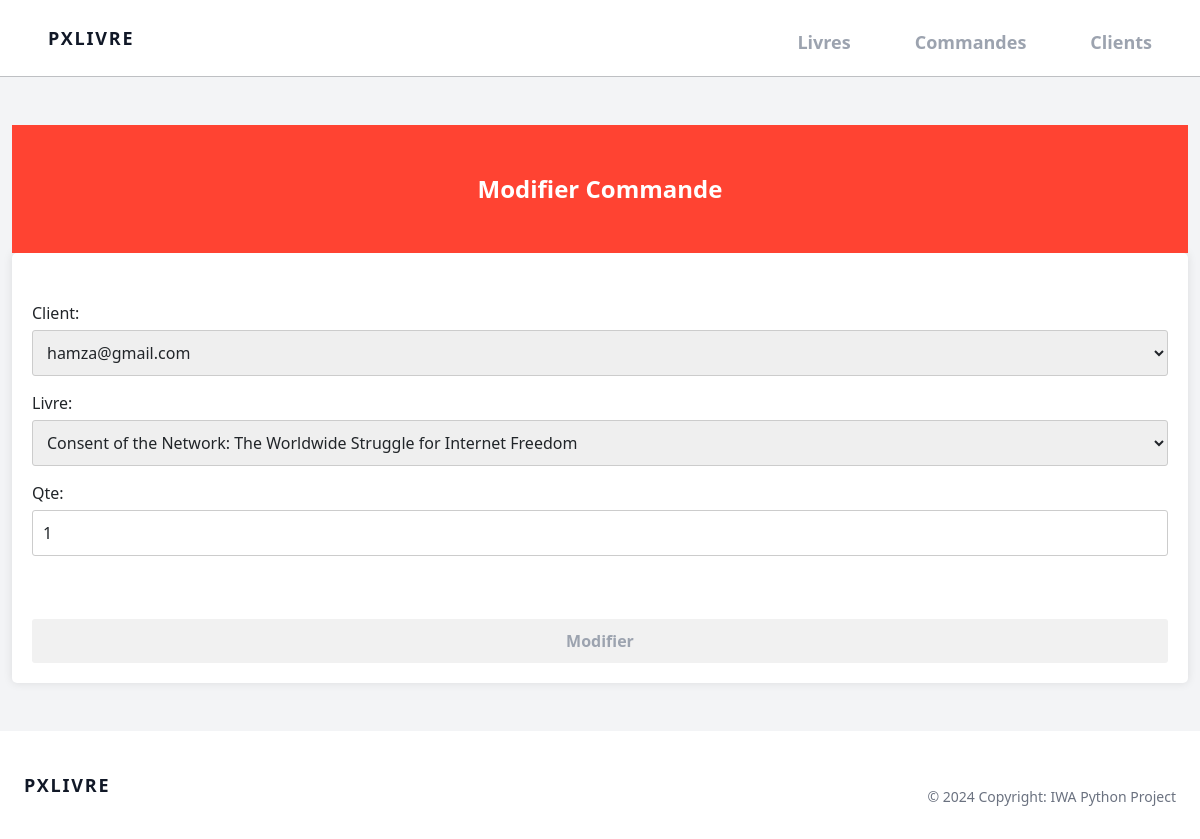
/commande/modifier_commande/4/, run on the app's committed database.
### Commande/models.py (models this page shows)
class Commande(models.Model):
    client = models.ForeignKey(Client, on_delete=models.SET_NULL, null=True)
    livre = models.ForeignKey(Livre, on_delete=models.SET_NULL, null=True)
    dateCreation = models.DateField(auto_now_add=True)
    qte = models.IntegerField(null=True)

### Commande/views.py (the view)
# urls.py: path('modifier_commande/<int:pk>/', views.modifier_commande, name='modifier_commande'),
def modifier_commande(request, pk):
    commande = get_object_or_404(Commande, id=pk)
    if request.method == 'POST':
        form = CommandeForm(request.POST, request.FILES, instance=commande)
        if form.is_valid():
            form.save()
            return redirect('list_commandes')
    else:
        form = CommandeForm(instance=commande)
    context = {'form': form}
    return render(request, 'commande/modifier_commande.html', context)

### Commande/forms.py
class CommandeForm(ModelForm):
    class Meta:
        model = Commande
        fields = ['client', 'livre', 'qte']

### Client/models.py (called while the page is built)
    def __str__(self):
        return self.email

### Livre/models.py (called while the page is built)
    def __str__(self):
        return self.titre

### templates/commande/modifier_commande.html (shortened to what this page needs)
{% extends 'main.html'%}
{%block contenu %}
<div class='flex justify-center py-12 mt-5 relative'
		style="background-color: #ff4332;">
		<p class='text-xl sm:text-2xl font-bold text-white'>Modifier Commande</p>
	</div>
<form method="post" class="pt-5" enctype="multipart/form-data">
    {{ form.as_p }}
    <div class="flex items-center justify-center mt-5">
        <button type="submit"
            class="btn-m  w-full font-semibold  text-gray-400 hover:text-white duration-300 transform focus:text-white"
            >Modifier</button></div>
</form>
{%endblock%}

### static/css/main.css (style rules this page uses)
form { background-color: #fff; padding: 20px; border-radius: 5px; box-shadow: 0 0 10px rgba(0,0,0,0.1); margin: 0 auto; }
input[type="text"], textarea, select ,input[type="number"],input[type="datetime-local"],input[type="email"] { width: 100%; padding: 10px; margin-top: 5px; margin-bottom: 15px; border: 1px solid #ccc; border-radius: 3px; box-sizing: border-box; }
.btn-m { background-color:#f1f1f1 ; padding: 10px 20px; border: none; border-radius: 3px; cursor: pointer; }

### data on the page
Commande: client "hamza@gmail.com", livre "Consent of the Network: The Worldwide Struggle for Internet Freedom", qte "1"
